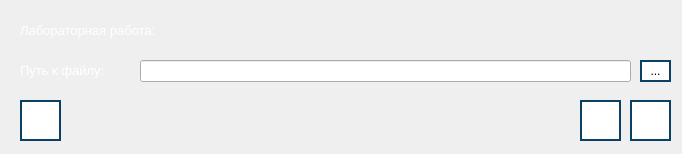
<?xml version="1.0" encoding="UTF-8"?>
<ui version="4.0">
 <class>EditPracticWork</class>
 <widget class="QDialog" name="EditPracticWork">
  <property name="geometry">
   <rect>
    <x>0</x>
    <y>0</y>
    <width>682</width>
    <height>154</height>
   </rect>
  </property>
  <property name="windowTitle">
   <string>Корректировка лабораторной работы - RayTracing</string>
  </property>
  <widget class="QPushButton" name="button_exit">
   <property name="geometry">
    <rect>
     <x>630</x>
     <y>100</y>
     <width>41</width>
     <height>41</height>
    </rect>
   </property>
   <property name="toolTip">
    <string>Закрыть окно добавления новой работы</string>
   </property>
   <property name="styleSheet">
    <string notr="true">QPushButton {
    background-color: rgb(255, 255, 255);
    border: 2px solid #094065;
}

QPushButton:pressed {
    background-color:  rgb(118, 118, 118);
}
</string>
   </property>
   <property name="text">
    <string/>
   </property>
   <property name="icon">
    <iconset>
     <normaloff>images/exit-button.png</normaloff>images/exit-button.png</iconset>
   </property>
   <property name="iconSize">
    <size>
     <width>32</width>
     <height>32</height>
    </size>
   </property>
  </widget>
  <widget class="QLabel" name="label_name_work">
   <property name="geometry">
    <rect>
     <x>220</x>
     <y>20</y>
     <width>341</width>
     <height>31</height>
    </rect>
   </property>
   <property name="font">
    <font>
     <pointsize>10</pointsize>
    </font>
   </property>
   <property name="styleSheet">
    <string notr="true">color: rgb(255, 255, 255);</string>
   </property>
   <property name="text">
    <string/>
   </property>
  </widget>
  <widget class="QLabel" name="label">
   <property name="geometry">
    <rect>
     <x>20</x>
     <y>60</y>
     <width>121</width>
     <height>21</height>
    </rect>
   </property>
   <property name="font">
    <font>
     <pointsize>10</pointsize>
    </font>
   </property>
   <property name="styleSheet">
    <string notr="true">color: rgb(255, 255, 255);</string>
   </property>
   <property name="text">
    <string>Путь к файлу:</string>
   </property>
  </widget>
  <widget class="QLabel" name="label_2">
   <property name="geometry">
    <rect>
     <x>20</x>
     <y>20</y>
     <width>191</width>
     <height>21</height>
    </rect>
   </property>
   <property name="font">
    <font>
     <pointsize>10</pointsize>
    </font>
   </property>
   <property name="styleSheet">
    <string notr="true">color: rgb(255, 255, 255);</string>
   </property>
   <property name="text">
    <string>Лабораторная работа: </string>
   </property>
  </widget>
  <widget class="QLineEdit" name="text_path">
   <property name="geometry">
    <rect>
     <x>140</x>
     <y>60</y>
     <width>491</width>
     <height>22</height>
    </rect>
   </property>
  </widget>
  <widget class="QPushButton" name="button_help">
   <property name="geometry">
    <rect>
     <x>20</x>
     <y>100</y>
     <width>41</width>
     <height>41</height>
    </rect>
   </property>
   <property name="toolTip">
    <string>Получить справку</string>
   </property>
   <property name="styleSheet">
    <string notr="true">QPushButton {
    background-color: rgb(255, 255, 255);
    border: 2px solid #094065;
}

QPushButton:pressed {
    background-color:  rgb(118, 118, 118);
}
</string>
   </property>
   <property name="text">
    <string/>
   </property>
   <property name="icon">
    <iconset>
     <normaloff>images/help-button.png</normaloff>images/help-button.png</iconset>
   </property>
   <property name="iconSize">
    <size>
     <width>36</width>
     <height>36</height>
    </size>
   </property>
  </widget>
  <widget class="QPushButton" name="button_edit">
   <property name="geometry">
    <rect>
     <x>580</x>
     <y>100</y>
     <width>41</width>
     <height>41</height>
    </rect>
   </property>
   <property name="toolTip">
    <string>Сохранить и отправить работу</string>
   </property>
   <property name="styleSheet">
    <string notr="true">QPushButton {
    background-color: rgb(255, 255, 255);
    border: 2px solid #094065;
}

QPushButton:pressed {
    background-color:  rgb(118, 118, 118);
}
</string>
   </property>
   <property name="text">
    <string/>
   </property>
   <property name="icon">
    <iconset>
     <normaloff>images/complete-button.png</normaloff>images/complete-button.png</iconset>
   </property>
   <property name="iconSize">
    <size>
     <width>36</width>
     <height>36</height>
    </size>
   </property>
  </widget>
  <widget class="QPushButton" name="button_path">
   <property name="geometry">
    <rect>
     <x>640</x>
     <y>60</y>
     <width>31</width>
     <height>22</height>
    </rect>
   </property>
   <property name="toolTip">
    <string>Указать путь к файлу</string>
   </property>
   <property name="styleSheet">
    <string notr="true">QPushButton {
    background-color: rgb(255, 255, 255);
    border: 2px solid #094065;
}

QPushButton:pressed {
    background-color:  rgb(118, 118, 118);
}
</string>
   </property>
   <property name="text">
    <string>...</string>
   </property>
  </widget>
 </widget>
 <resources/>
 <connections/>
</ui>
